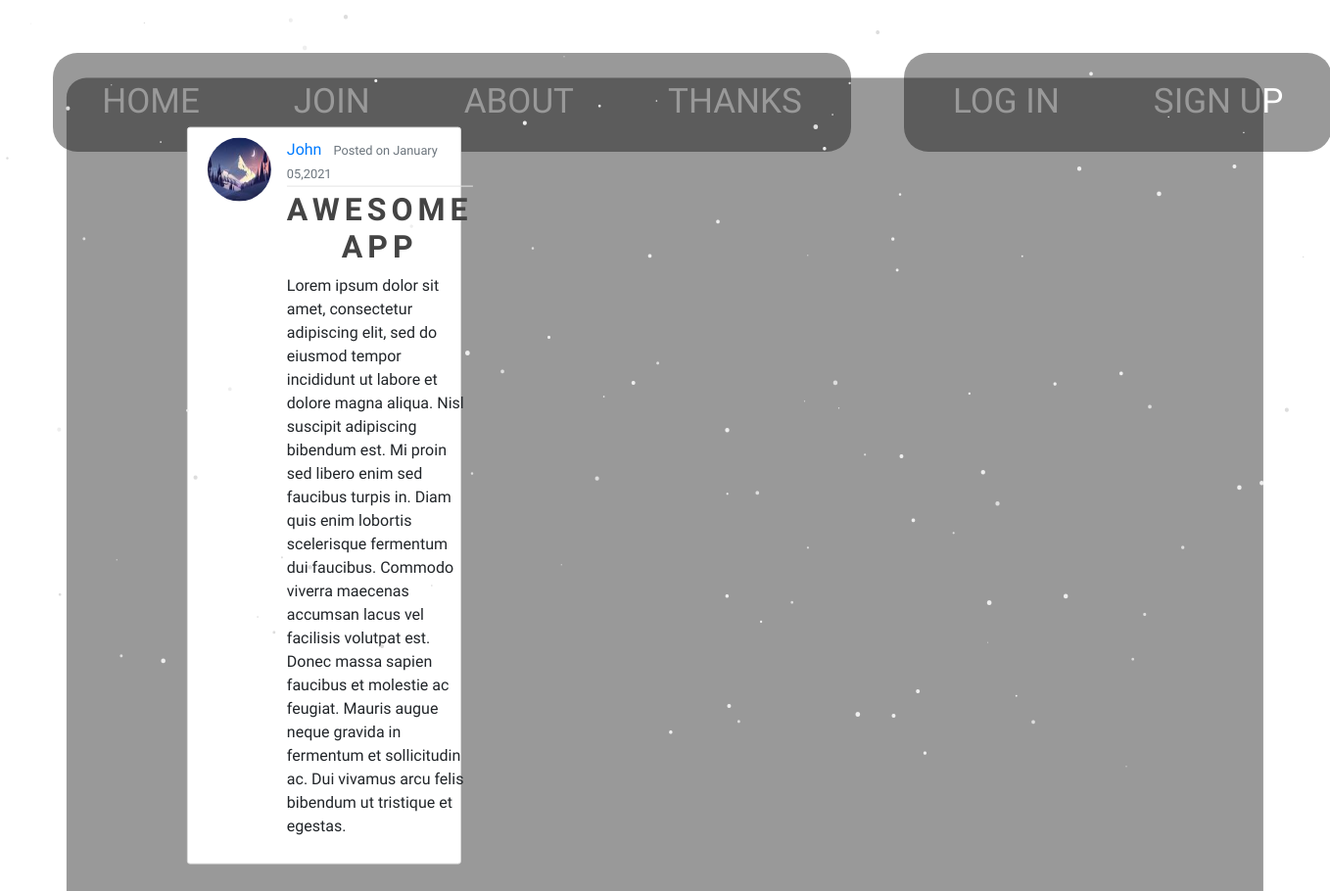
The page /thanks/7 on the database its author committed.
### SecretSanta/models.py (models this page shows, shortened)
class User(db.Model, UserMixin):
    id = db.Column(db.Integer, primary_key=True)
    username = db.Column(db.String(12), unique=True, nullable=False)
    email = db.Column(db.String(30), unique=True, nullable=False)
    image_file = db.Column(db.String(20),
                           nullable=False,
                           default='default.png')
    password = db.Column(db.String(60), nullable=False)
    isJoined = db.Column(db.Boolean(), default=False)
    posts = db.relationship('Post', backref='author', lazy=True)

class Post(db.Model):
    id = db.Column(db.Integer, primary_key=True)
    title = db.Column(db.String(100), nullable=False)
    date_posted = db.Column(db.DateTime,
                            nullable=False,
                            default=datetime.utcnow)
    content = db.Column(db.Text, nullable=False)
    user_id = db.Column(db.Integer, db.ForeignKey('user.id'), nullable=False)

### SecretSanta/posts/routes.py (the view)
@posts.route("/thanks/<int:post_id>")
def post(post_id):
    post = Post.query.get_or_404(post_id)
    return render_template('post.html', title=post.title, post=post)

### SecretSanta/templates/post.html (shortened to what this page needs)
{% extends "base.html" %} {% block body %}
<div class="wrapper-post">
  <link
    rel="stylesheet"
    href="https://maxcdn.bootstrapcdn.com/bootstrap/4.0.0/css/bootstrap.min.css"
  />
  <section class="display-content">
    <article class="media content-section">
      <img
        class="rounded-circle article-img"
        src="{{url_for('static', filename='profile_pics/'+ post.author.image_file)}}"
      />
      <div class="media-body">
        <div class="article-metadata">
          <a
            class="mr-2"
            href="{{url_for('users.user_posts',username=post.author.username)}}"
            >{{post.author.username}}</a
          >
          <small class="text-muted"
            >Posted on {{ post.date_posted.strftime('%B %d,%Y') }}</small
          >
        </div>
        <h2 class="article-title">{{post.title}}</h2>
        <p class="article-content">{{ post.content }}</p>
      </div>
    </article>
  </section>
  {% endblock body%}

### SecretSanta/static/main.css (style rules this page uses)
body, html { background: url(/static/img/background.png) center; height: 100%; margin: 0; font-family: "Gochi Hand", cursive !important; }
h2 { text-align: center; font-size: 1em; text-transform: uppercase; letter-spacing: 5px; color: #e8edec; font-size: 40px; color: rgb(239, 47, 60); }
.wrapper-post { width: 90%; height: auto; margin-top: 10%; padding: 50px 50px; position: absolute; top: 40%; left: 50%; transform: translate(-50%, -50%); border-radius: 20px; background-color: rgba(0, 0, 0, 0.4); }
.content-section { background: #ffffff; padding: 10px 20px; border: 1px solid #dddddd; border-radius: 3px; margin-bottom: 20px; }
.article-title { color: #444444; font-weight: bold; }
.article-content { white-space: pre-line; }
.article-img { height: 65px; width: 65px; margin-right: 16px; }
.article-metadata { padding-bottom: 1px; margin-bottom: 4px; border-bottom: 1px solid #e3e3e3; }
.display-content { display: inline-block; margin: 0 1.5%; width: 30%; padding-left: 5%; }

### rows shown on the page
User: image_file (picture), author.username "John"
Post: date_posted "January 05,2021", title "AWESOME APP", content "Lorem ipsum dolor sit amet, consectetur adipiscing elit, sed do eiusmod tempor incididunt ut labore et dolore magna aliqua. Nisl suscipit adipiscing bibendum est. Mi proin sed libero enim sed faucibus turpis in. Diam quis enim lobortis scelerisque fermentum dui faucibus. Commodo viverra maecenas accumsan lacus vel facilisis volutpat est. Donec massa sapien faucibus et molestie ac feugiat. Mauris augue neque gravida in fermentum et sollicitudin ac. Dui vivamus arcu felis bibendum ut tristique et egestas."
